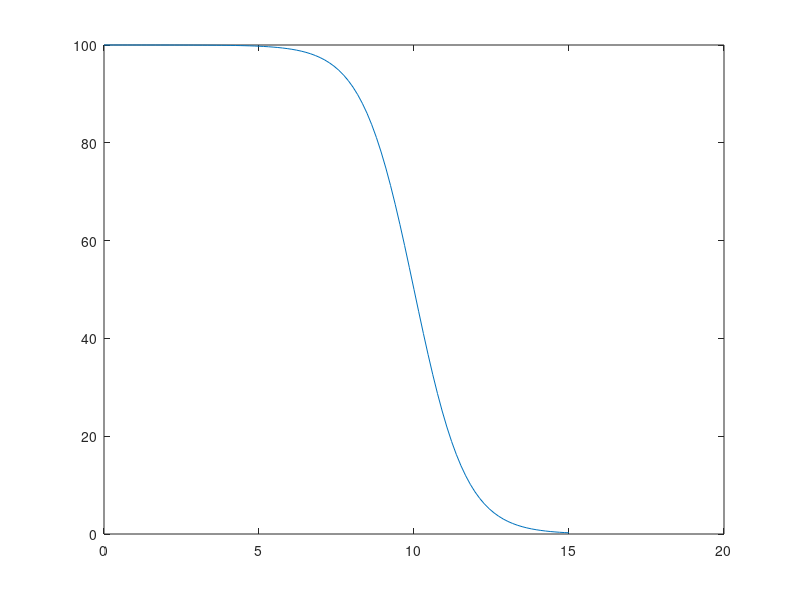

Here is the MATLAB script that generated this plot:
clc;clear;close all;

vis = 10;
R50 = 10;

r = linspace(0,1.5*vis)';
sig = 1.0./ (1+exp((r-R50).*12./R50));

plot(r,100*sig)
ylim([0 100])